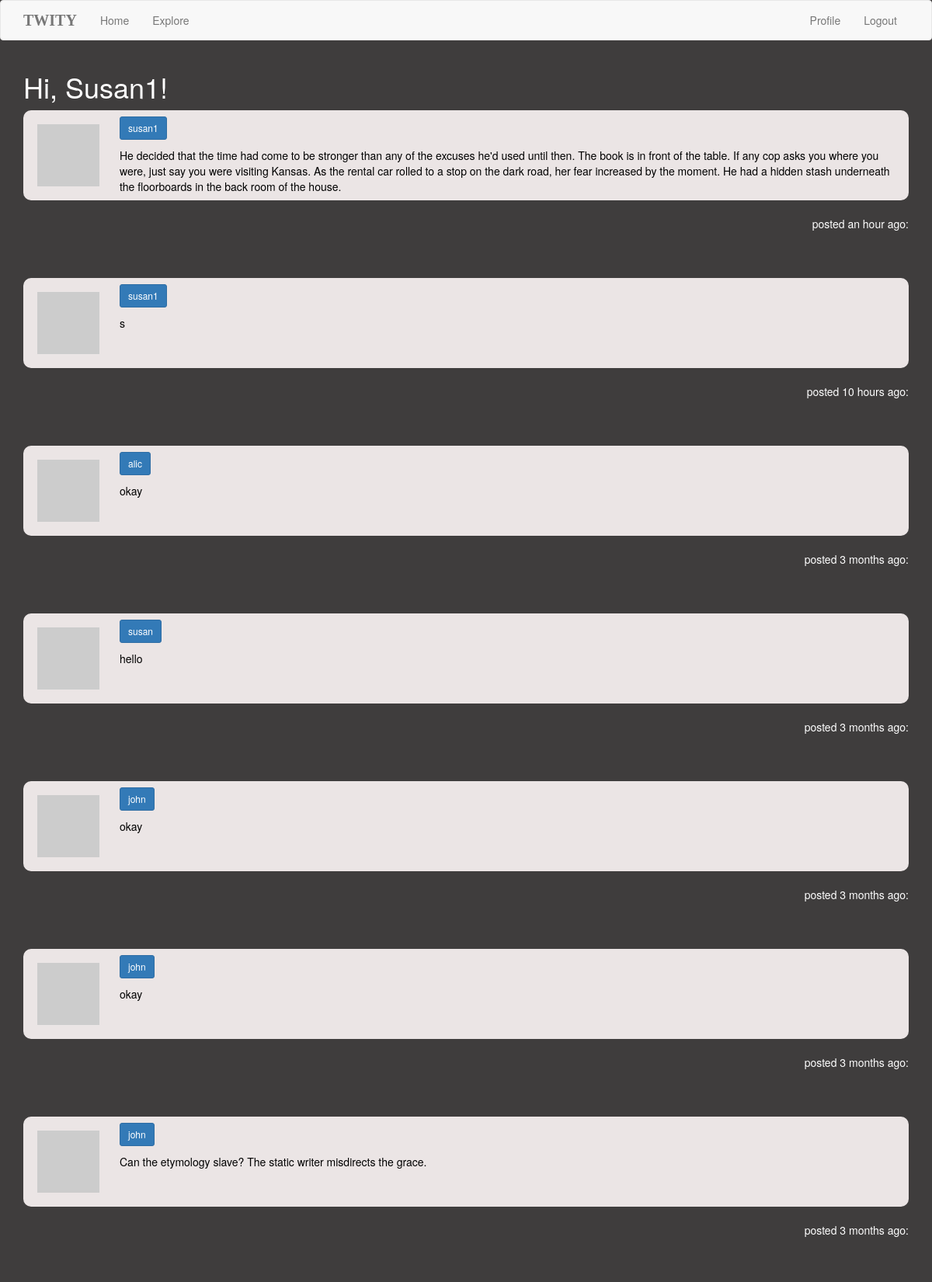
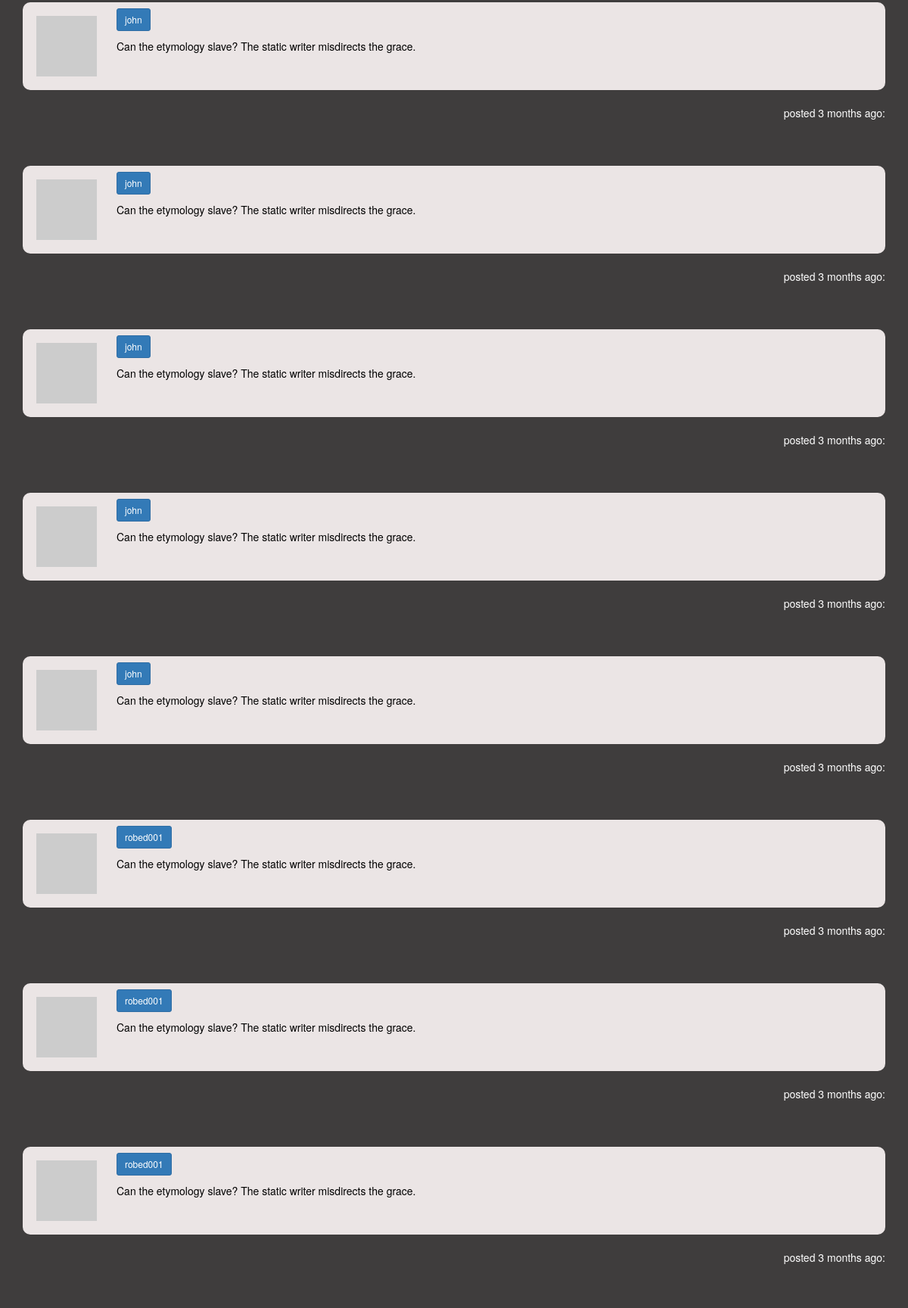
The app's page /explore (signed in, upper part) with its own data (2 pictures, top to bottom).
### app/models.py (models this page shows, shortened)
class User(UserMixin, db.Model):
    id = db.Column(db.Integer, primary_key=True)
    username = db.Column(db.String(64), index=True, unique=True)
    email = db.Column(db.String(120), index=True, unique=True)
    password_hash = db.Column(db.String(128))
    posts = db.relationship('Post', backref='author', lazy='dynamic')
    about_me = db.Column(db.String(140))
    last_seen = db.Column(db.DateTime, default=datetime.utcnow)
    followed = db.relationship(
        'User', secondary=followers,
        primaryjoin=(followers.c.follower_id == id),
        secondaryjoin=(followers.c.followed_id == id),
        backref=db.backref('followers', lazy='dynamic'), lazy='dynamic')
    def avatar(self, size):
        digest = md5(self.email.lower().encode('utf-8')).hexdigest()
        return 'https://www.gravatar.com/avatar/{}?d=identicon&s={}'.format(
            digest, size)

class Post(db.Model):
    id = db.Column(db.Integer, primary_key=True)
    body = db.Column(db.String(140))
    timestamp = db.Column(db.DateTime, index=True, default=datetime.utcnow)
    user_id = db.Column(db.Integer, db.ForeignKey('user.id'))

### app/routes.py (the view)
@app.route('/explore')
@login_required
def explore():
    page = request.args.get('page', 1, type=int)
    posts = Post.query.order_by(Post.timestamp.desc()).paginate(page,
        app.config['POSTS_PER_PAGE'], False)
    next_url = url_for('explore', page=posts.next_num) \
        if posts.has_next else None
    prev_url = url_for('explore', page=posts.prev_num) \
        if posts.has_prev else None
    return render_template("index.html", title='Explore',
        posts=posts.items, next_url=next_url, prev_url=prev_url)

### app/models.py (called while the page is built)
@login.user_loader
def load_user(id):
    return User.query.get(int(id))

### app/routes.py (called while the page is built)
@app.before_request
def before_request():
    if current_user.is_authenticated:
        current_user.last_seen = datetime.utcnow()
        db.session.commit()

### app/templates/index.html (shortened to what this page needs)
{% extends "base.html" %}
{% import 'bootstrap/wtf.html' as wtf %}
{% block app_content %}
    <h1>Hi, {{ current_user.username }}!</h1>
    {% for post in posts %}
        {% include '_post.html' %}
    {% endfor %}
{% endblock %}

### app/templates/_post.html (shortened to what this page needs)
    <table class="table">
        <tr>
            <td width="70px" class="data">
                <a href="{{ url_for('user', username=post.author.username) }}">
                    <img src="{{ post.author.avatar(70) }}" />
                </a>
            </td>
            <td>
                <span class="user_popup">
                <a class="btn btn-primary btn-sm" href="{{ url_for('user', username=post.author.username) }}">
                    {{ post.author.username }}
                </a>
                </span>
                <br>
                {{ post.body }}
            </td>
        </tr>
    </table>
    <p style="text-align:right">posted {{ moment(post.timestamp).fromNow() }}:</p>

### app/static/mystyle.css (style rules this page uses)
html body { background-color: #3f3d3d; background-repeat: no-repeat; color: white; Opacity: 100; }
table { background-color: rgb(235, 229, 229); color: black; -moz-border-radius:10px; -webkit-border-radius:10px; border-radius:10px; margin-top: 10px; border-style: hidden; }
table tr:last-child td:first-child { border-bottom-left-radius: 10px; }
table tr:last-child td:last-child { border-bottom-right-radius: 10px; }
a { color: rgb(65, 65, 255); text-decoration: none; }
a:link { text-decoration: none; }
img { float: left; margin: 10px; }
h1 { text-transform: capitalize; }
.btn-sm { margin-bottom: 10px; margin-right: 10px; border-radius: 10; }

### records on screen
User: username "Susan1"
Post: author.username "susan1", body "He decided that the time had come to be stronger than any of the excuses he'd used until then. The book is in front of the table. If any cop asks you where you were, just say you were visiting Kansas. As the rental car rolled to a stop on the dark road, her fear increased by the moment. He had a hidden stash underneath the floorboards in the back room of the house.", timestamp "an hour ago"
Post: author.username "susan1", body "s", timestamp "10 hours ago"
Post: author.username "alic", body "okay", timestamp "3 months ago"
Post: author.username "susan", body "hello", timestamp "3 months ago"
Post: author.username "john", body "okay", timestamp "3 months ago"
Post: author.username "john", body "okay", timestamp "3 months ago"
Post: author.username "john", body "Can the etymology slave? The static writer misdirects the grace.", timestamp "3 months ago"
Post: author.username "john", body "Can the etymology slave? The static writer misdirects the grace.", timestamp "3 months ago"
Post: author.username "john", body "Can the etymology slave? The static writer misdirects the grace.", timestamp "3 months ago"
Post: author.username "john", body "Can the etymology slave? The static writer misdirects the grace.", timestamp "3 months ago"
Post: author.username "john", body "Can the etymology slave? The static writer misdirects the grace.", timestamp "3 months ago"
Post: author.username "john", body "Can the etymology slave? The static writer misdirects the grace.", timestamp "3 months ago"
Post: author.username "robed001", body "Can the etymology slave? The static writer misdirects the grace.", timestamp "3 months ago"
Post: author.username "robed001", body "Can the etymology slave? The static writer misdirects the grace.", timestamp "3 months ago"
Post: author.username "robed001", body "Can the etymology slave? The static writer misdirects the grace.", timestamp "3 months ago"
